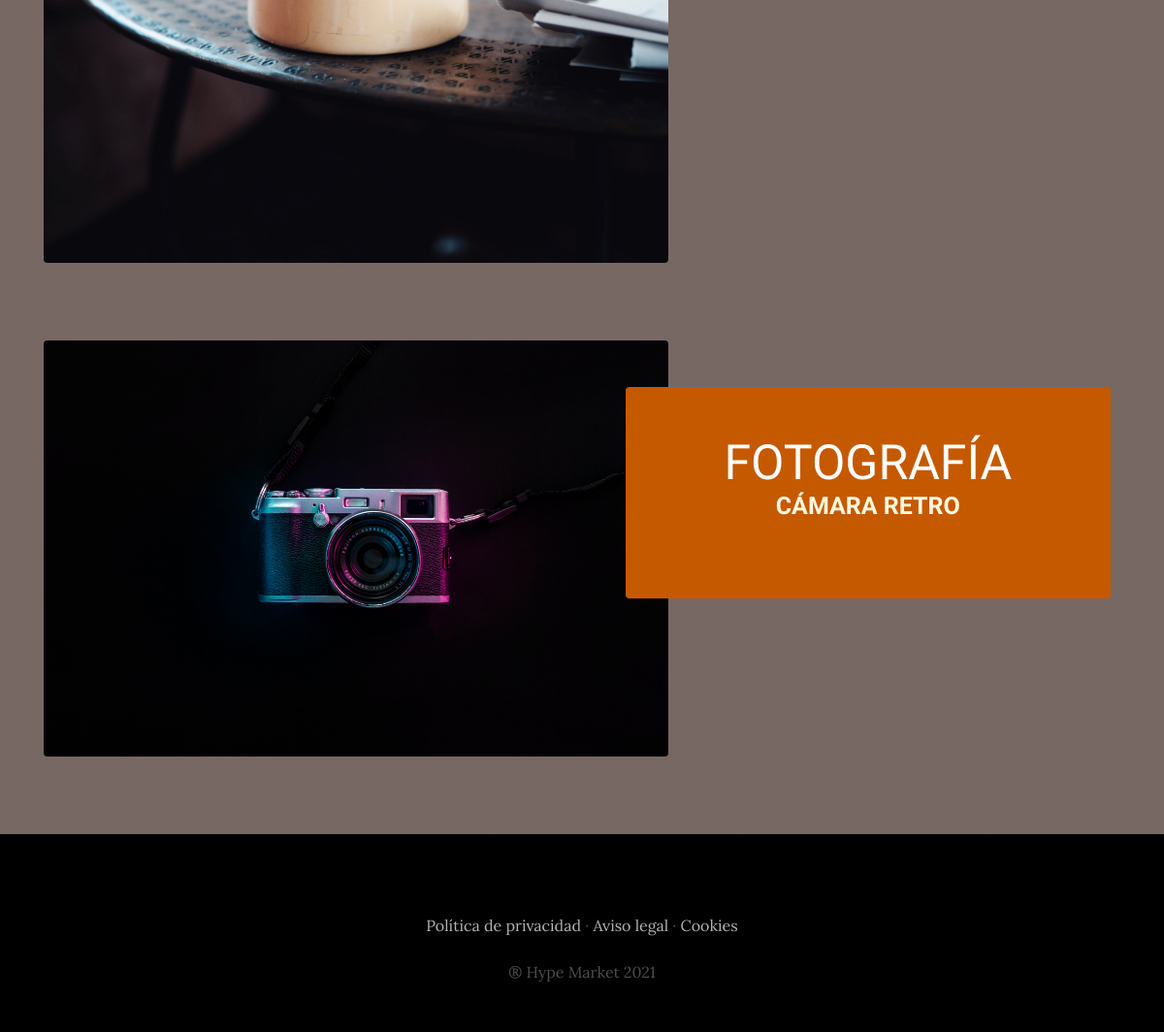
/productos/ (lower part), run on an earlier commit of the app's database.
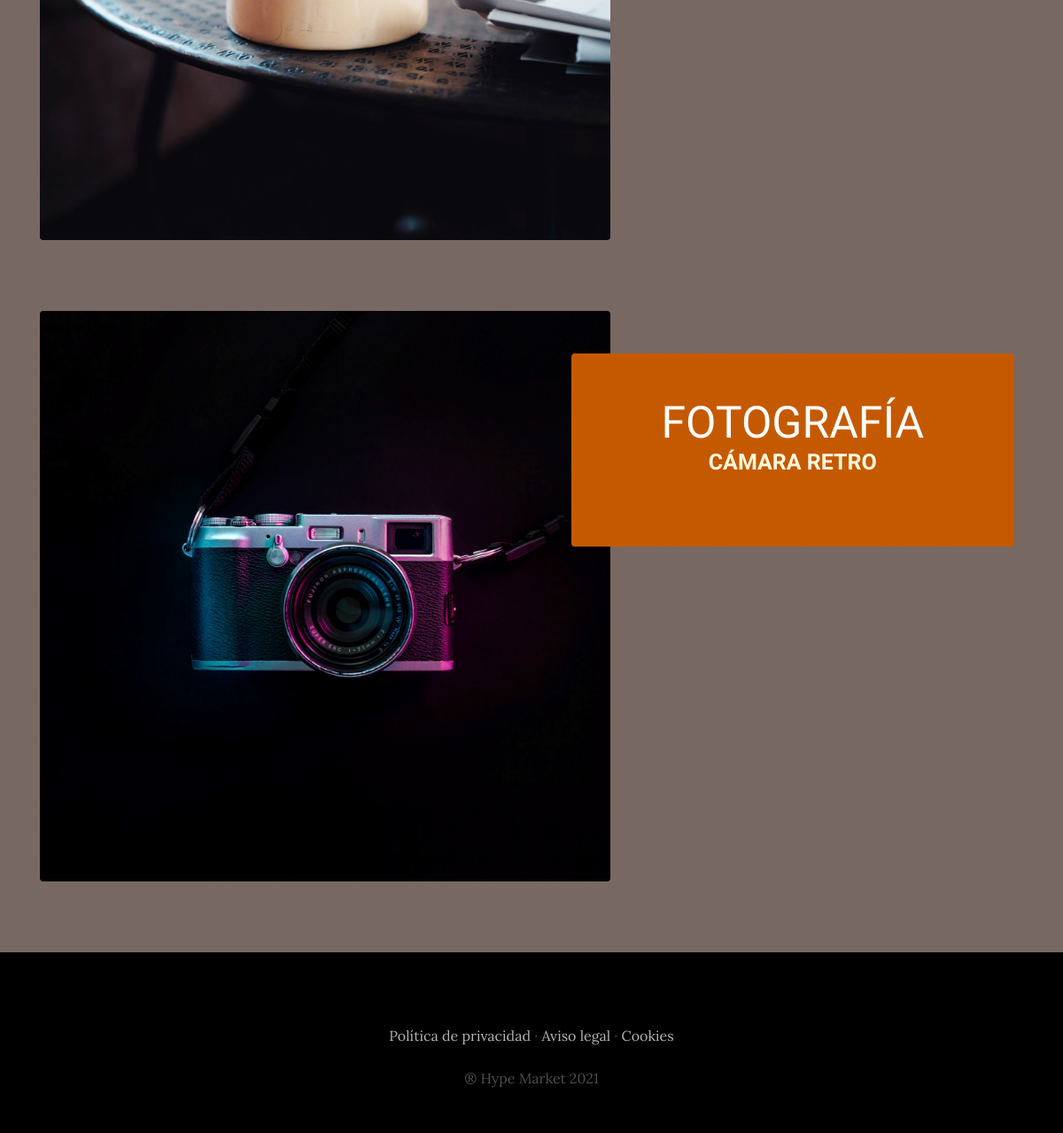
And on a later commit of the database.
### Productos/models.py (models this page shows, shortened)
class Producto(models.Model): #Mapeo ORM
    titulo = CharField(max_length=30)
    contenido = CharField(max_length=50)
    imagen = ImageField(upload_to = 'productos')
    created = DateTimeField(auto_now_add=True)
    updated = DateTimeField(auto_now_add=True)
    class Meta:
        verbose_name = 'producto'
        verbose_name_plural = 'productos'

### Productos/views.py (the view)
# urls.py: path('', productos, name="Productos"),
def productos(request):
    productos = Producto.objects.all()
    return render(request, "Productos/productos.html", {"productos": productos})

### Carrito/context_processor.py (called while the page is built)
def importe_total_carrito(request): #registrarlo para que se pueda usar en cualquiera lado
    total = 0
    if 'carrito' in request.session:
        for k, v in request.session['carrito'].items():
            total += (float(v["precio"]))
    return {"importe_total_carrito":total}

### Productos/templates/productos/productos.html
{% extends "AppWeb/base.html" %}
{% load static %}
{% block content %}
{% for producto in productos %}
<section class="page-section clearfix">
    <div class="container">
        <div class="intro">
            <img class="intro-img img-fluid mb-3 mb-lg-0 rounded" src="{{producto.imagen.url}}" alt=""
                style="width: 58%;">
            <div class="intro-text left-0 text-center bg-faded p-5 rounded" style="background-color: rgb(197, 89, 0)">
                <h2 class="section-heading mb-4">
                    <span class="section-heading-lower" style="font-size: 50px; color: white">{{producto.titulo}}</span>
                    <span class="section-heading-upper" style="font-size: 25px;">{{producto.contenido}}</span>
                </h2>
            </div>
        </div>
    </div>
</section>
{% endfor %}
{% endblock %}

What changed in the data, as far as the page shows it:
changed Producto "FOTOGRAFÍA": imagen: a different picture
